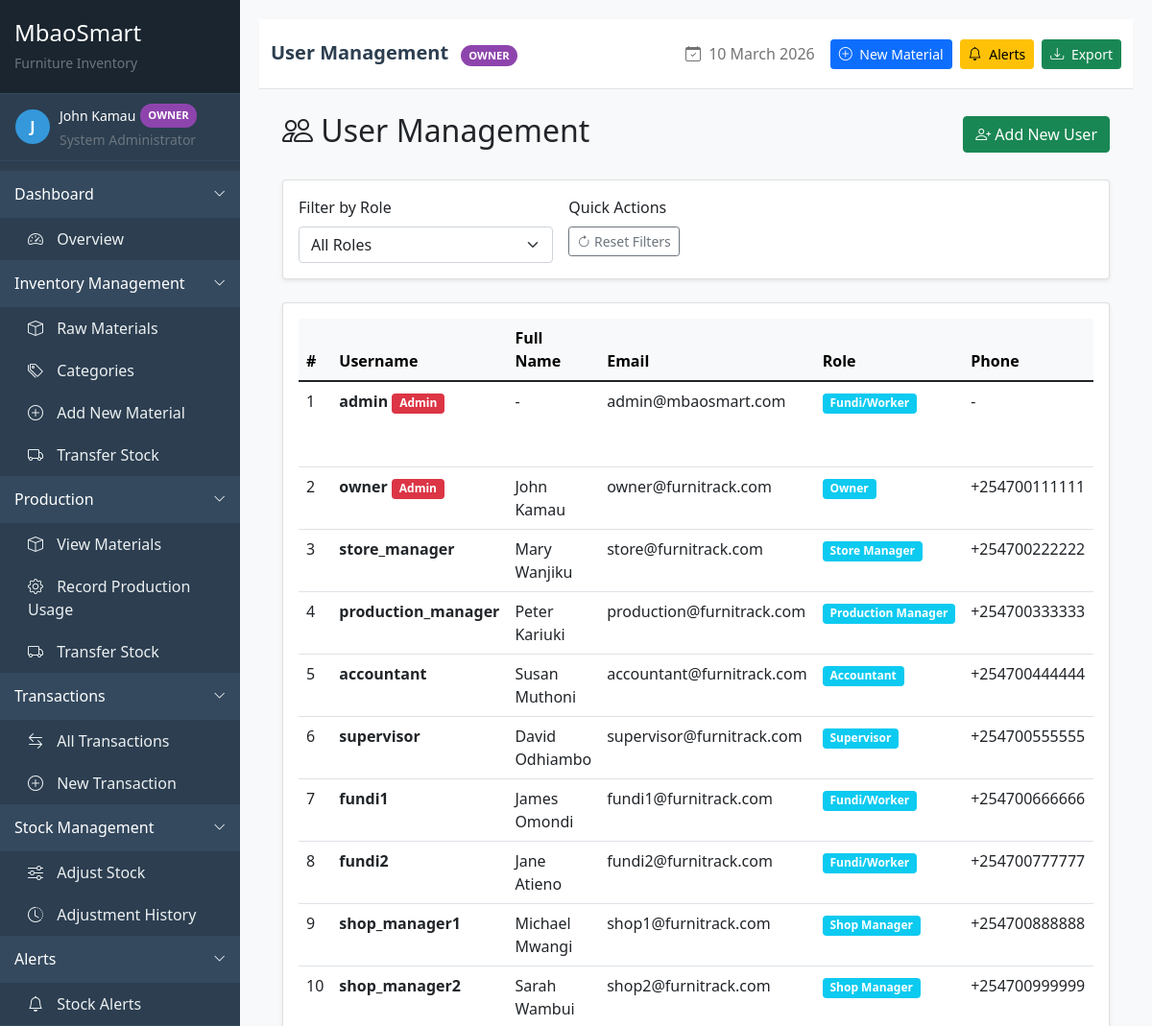
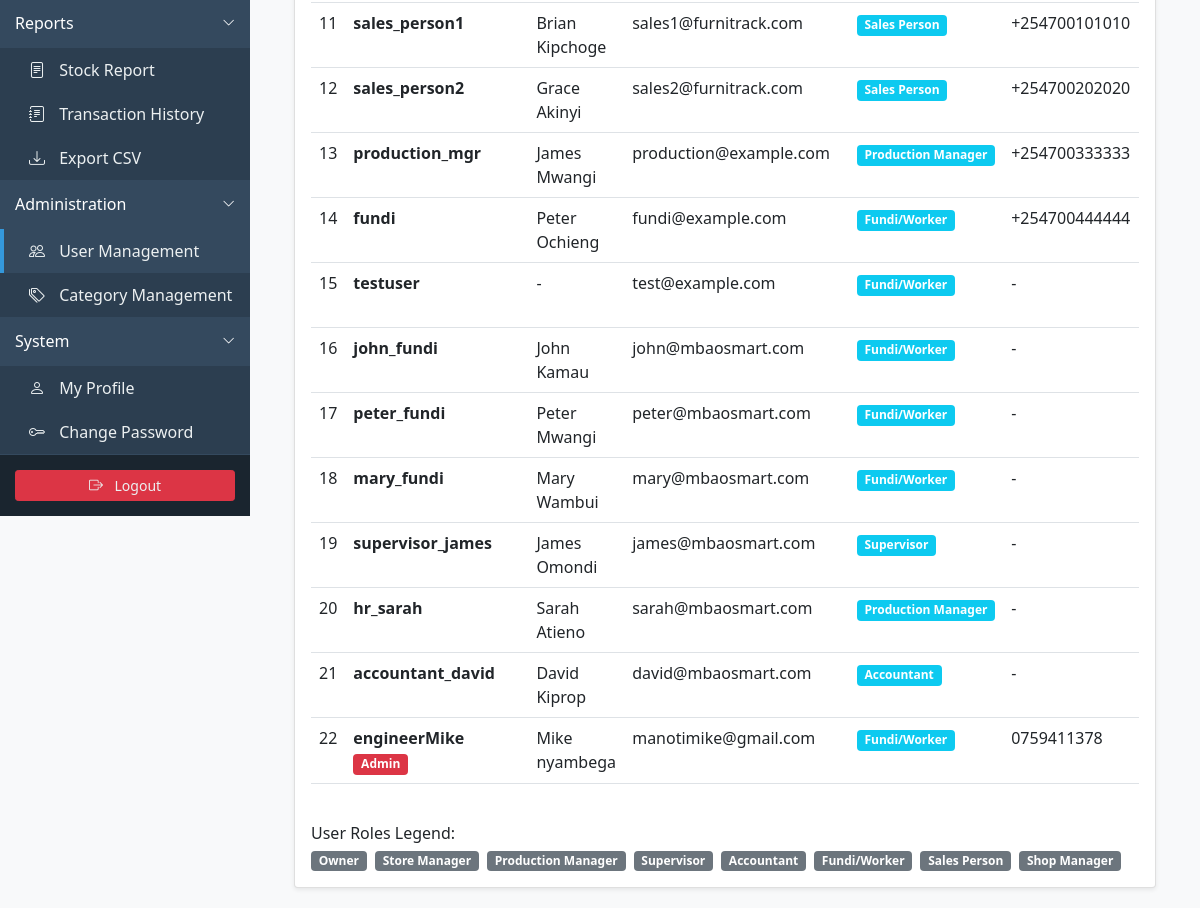
The app's page /accounts/users/ (signed in), older data (2 pictures, top to bottom).
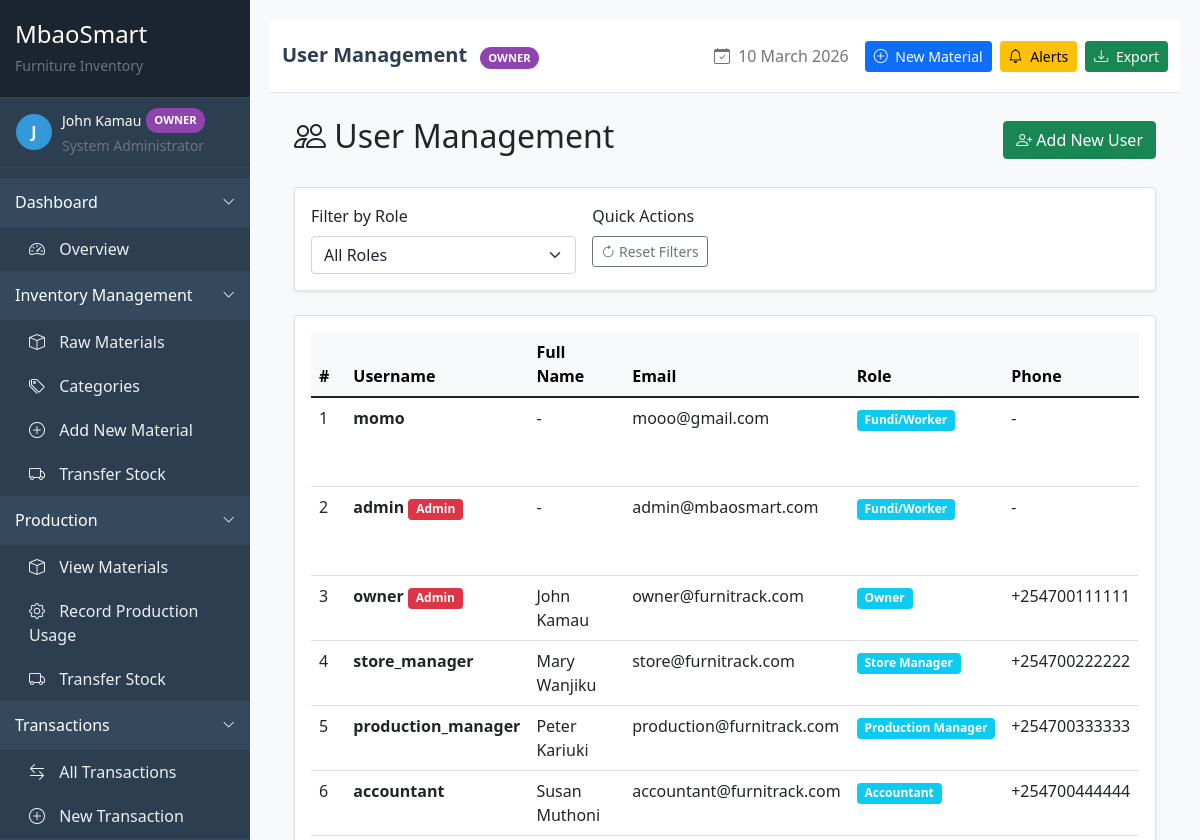
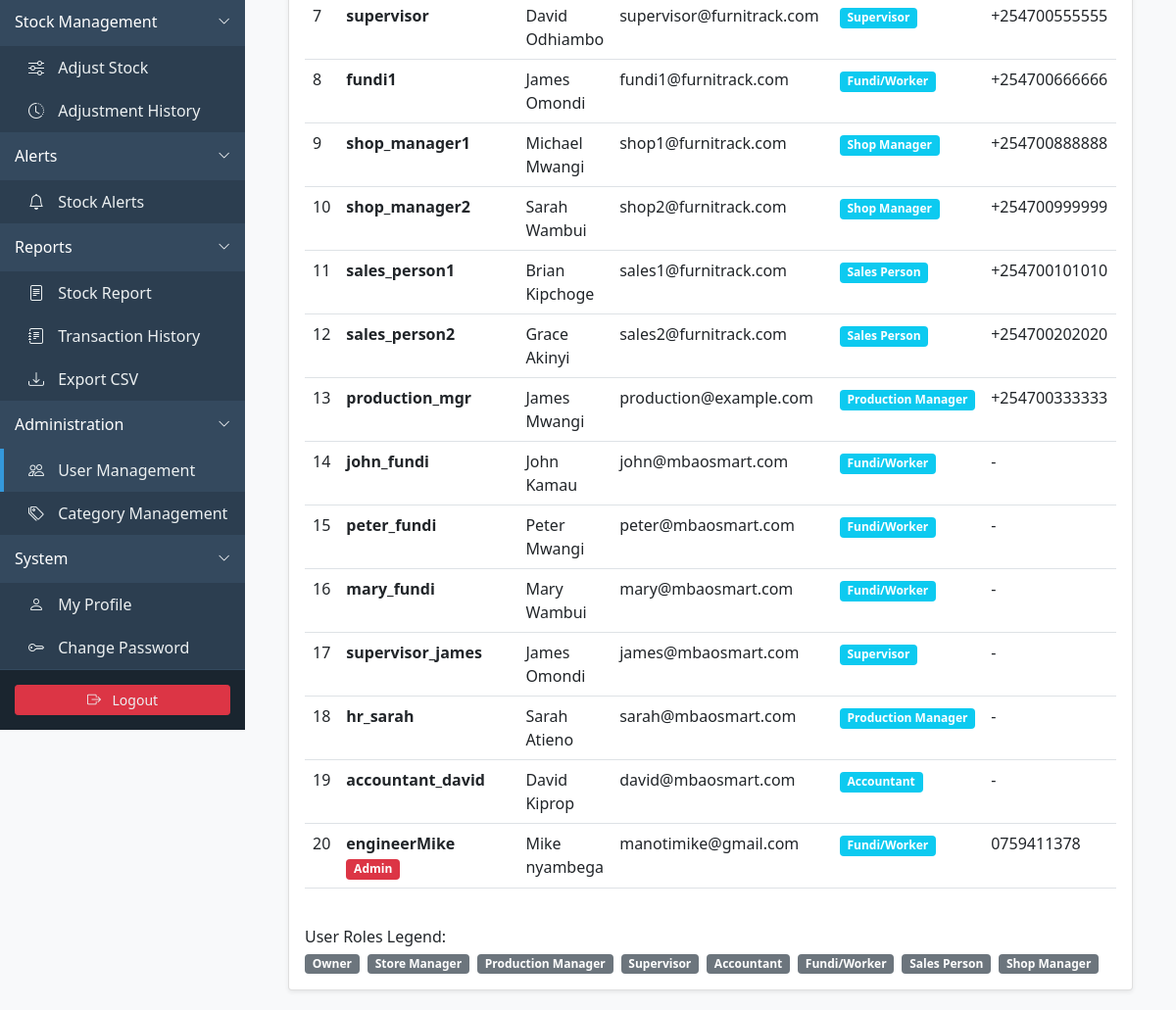
The same page, newer data (2 pictures, top to bottom).
### accounts/models.py (models this page shows, shortened)
class User(AbstractUser):
    USER_ROLES = (
        ('owner', 'Owner'),
        ('store_manager', 'Store Manager'),
        ('production_manager', 'Production Manager'),
        ('supervisor', 'Supervisor'),
        ('accountant', 'Accountant'),
        ('fundi', 'Fundi/Worker'),
        ('sales_person', 'Sales Person'),
        ('shop_manager', 'Shop Manager'),
    )
    phone_regex = RegexValidator(
        regex=r'^\+?1?\d{9,15}$',
        message="Phone number must be entered in the format: '+254700123456'. Up to 15 digits allowed."
    )
    role = models.CharField(max_length=20, choices=USER_ROLES, default='fundi')
    phone_number = models.CharField(validators=[phone_regex], max_length=17, blank=True)
    address = models.TextField(blank=True)
    id_number = models.CharField(max_length=20, blank=True)
    kra_pin = models.CharField(max_length=20, blank=True)
    nhif_number = models.CharField(max_length=20, blank=True)
    nssf_number = models.CharField(max_length=20, blank=True)
    bank_name = models.CharField(max_length=100, blank=True)
    bank_account = models.CharField(max_length=50, blank=True)
    branch = models.CharField(max_length=100, blank=True)
    date_joined = models.DateField(auto_now_add=True)
    profile_picture = models.ImageField(upload_to='profile_pics/', blank=True)
    is_active = models.BooleanField(default=True)
    class Meta:
        ordering = ['-date_joined']

### accounts/views.py (the view)
# urls.py: path('users/', views.user_list_view, name='user_list'),
@login_required
@owner_required
def user_list_view(request):
    users = User.objects.all().order_by('-date_joined')
    role_filter = request.GET.get('role')
    if role_filter:
        users = users.filter(role=role_filter)
    context = {
        'users': users,
        'user_roles': User.USER_ROLES,
    }
    return render(request, 'accounts/user_list.html', context)

### inventory/context_processors.py (called while the page is built)
def stock_alert_count(request):
    if request.user.is_authenticated:
        count = StockAlert.objects.filter(is_active=True).count()
        return {'stock_alert_count': count}
    return {'stock_alert_count': 0}

### templates/accounts/user_list.html (shortened to what this page needs)
{% extends 'base/base.html' %}
{% block content %}
<div class="container-fluid">
    <div class="d-flex justify-content-between align-items-center mb-4">
        <h2><i class="bi bi-people"></i> User Management</h2>
        <div>
            <a href="{% url 'accounts:register' %}" class="btn btn-success">
                <i class="bi bi-person-plus"></i> Add New User
            </a>
        </div>
    </div>
    <div class="card shadow-sm mb-4">
        <div class="card-body">
            <form method="get" class="row g-3">
                <div class="col-md-4">
                    <label for="role" class="form-label">Filter by Role</label>
                    <select name="role" id="role" class="form-select" onchange="this.form.submit()">
                        <option value="">All Roles</option>
                    </select>
                </div>
                <div class="col-md-8">
                    <label class="form-label">Quick Actions</label>
                    <div>
                        <a href="{% url 'accounts:user_list' %}" class="btn btn-outline-secondary btn-sm">
                            <i class="bi bi-arrow-clockwise"></i> Reset Filters
                        </a>
                    </div>
                </div>
            </form>
        </div>
    </div>
    <div class="card shadow-sm">
        <div class="card-body">
            <div class="table-responsive">
                <table class="table table-hover">
                    <thead class="table-light">
                        <tr>
                            <th>#</th>
                            <th>Username</th>
                            <th>Full Name</th>
                            <th>Email</th>
                            <th>Role</th>
                            <th>Phone</th>
                        </tr>
                    </thead>
                    <tbody>
                        {% for user in users %}
                        <tr>
                            <td>{{ forloop.counter }}</td>
                            <td>
                                <strong>{{ user.username }}</strong>
                                {% if user.is_superuser %}
                                    <span class="badge bg-danger">Admin</span>
                                {% endif %}
                            </td>
                            <td>{{ user.get_full_name|default:"-" }}</td>
                            <td>{{ user.email }}</td>
                            <td>
                                <span class="badge bg-info">{{ user.get_role_display }}</span>
                            </td>
                            <td>{{ user.phone_number|default:"-" }}</td>
                        </tr>
                        {% endfor %}
                    </tbody>
                </table>
            </div>
            <div class="mt-4">
                <h6>User Roles Legend:</h6>
                <div class="d-flex flex-wrap gap-2">
                    {% for role_code, role_name in user_roles %}
                    <span class="badge bg-secondary">{{ role_name }}</span>
                    {% endfor %}
                </div>
            </div>
        </div>
    </div>
</div>
{% endblock %}

### templates/base/base.html (shortened to what the changed rows need)
<!DOCTYPE html>
<html lang="en">
<head>
    <link href="https://cdn.jsdelivr.net/npm/bootstrap@5.1.3/dist/css/bootstrap.min.css" rel="stylesheet">
    <link rel="stylesheet" href="https://cdn.jsdelivr.net/npm/bootstrap-icons@1.8.1/font/bootstrap-icons.css">
</head>
<body>
    <div class="sidebar" id="sidebarMenu">
        <div class="sidebar-content">
            <div class="user-info px-3">
                <div class="d-flex align-items-center">
                    <div class="user-avatar">
                        {{ request.user.get_full_name|default:request.user.username|first|upper }}
                    </div>
                    <div>
                        <div class="text-white small d-flex align-items-center">
                            {{ request.user.get_full_name|default:request.user.username }}
                            <span class="role-badge {{ request.user.role }}">{{ request.user.get_role_display }}</span>
                        </div>
                        <small class="text-muted">
                            {% if request.user.role == 'owner' %}System Administrator
                            {% elif request.user.role == 'store_manager' %}Inventory Manager
                            {% elif request.user.role == 'production_manager' %}Production Manager
                            {% elif request.user.role == 'accountant' %}Financial Controller
                            {% elif request.user.role == 'fundi' %}Workshop Staff
                            {% else %}Staff Member{% endif %}
                        </small>
                    </div>
                </div>
            </div>
        </div>
    </div>
    <div class="main-content" id="mainContent">
        <nav class="navbar navbar-expand-lg navbar-light bg-white border-bottom py-3 mb-4">
            <div class="container-fluid">
                <div class="navbar-nav me-auto">
                    <span class="navbar-brand mb-0 h1">
                        {% block page_title %}
                        {% if request.resolver_match.url_name == 'dashboard' %}Inventory Dashboard
                        {% elif request.resolver_match.url_name == 'raw_material_list' %}Raw Materials
                        {% elif request.resolver_match.url_name == 'category_list' %}Categories
                        {% elif request.resolver_match.url_name == 'transaction_list' %}Transactions
                        {% elif request.resolver_match.url_name == 'adjustment_list' %}Stock Adjustments
                        {% elif request.resolver_match.url_name == 'stock_alerts' %}Stock Alerts
                        {% elif request.resolver_match.url_name == 'stock_report' %}Stock Report
                        {% elif request.resolver_match.url_name == 'profile' %}My Profile
                        {% elif request.resolver_match.url_name == 'user_list' %}User Management
                        {% else %}{{ title|default:"Inventory" }}
                        {% endif %}
                        {% endblock %}
                        <span class="role-badge {{ request.user.role }} ms-2">{{ request.user.get_role_display }}</span>
                    </span>
                </div>
            </div>
        </nav>
        <div class="container-fluid">
            {% block content %}
            {% endblock %}
        </div>
    </div>
</body>
</html>

Row changes from the older to the newer data that the page shows:
removed User: username "fundi2", get_full_name "Jane Atieno", email "fundi2@furnitrack.com", role "Fundi/Worker", phone_number "+254700777777"
removed User: username "fundi", get_full_name "Peter Ochieng", email "fundi@example.com", role "Fundi/Worker", phone_number "+254700444444"
removed User: username "testuser", get_full_name "-", email "test@example.com", role "Fundi/Worker", phone_number "-"
added User: username "momo", get_full_name "-", email "mooo@gmail.com", role "Fundi/Worker", phone_number "-"
